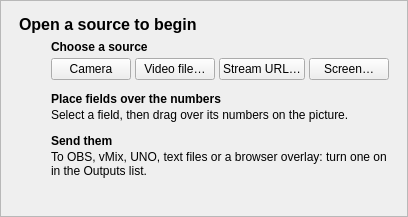
        <widget class="QFrame" name="frame_for_source_view_label">
         <property name="enabled">
          <bool>true</bool>
         </property>
         <property name="sizePolicy">
          <sizepolicy hsizetype="Preferred" vsizetype="Expanding">
           <horstretch>0</horstretch>
           <verstretch>0</verstretch>
          </sizepolicy>
         </property>
         <layout class="QGridLayout" name="gridLayout">
          <property name="sizeConstraint">
           <enum>QLayout::SetMaximumSize</enum>
          </property>
          <property name="leftMargin">
           <number>0</number>
          </property>
          <property name="topMargin">
           <number>0</number>
          </property>
          <property name="rightMargin">
           <number>0</number>
          </property>
          <property name="bottomMargin">
           <number>0</number>
          </property>
          <item row="0" column="0" alignment="Qt::AlignHCenter|Qt::AlignVCenter">
           <widget class="QFrame" name="frame_firstRun">
            <property name="sizePolicy">
             <sizepolicy hsizetype="Preferred" vsizetype="Maximum">
              <horstretch>0</horstretch>
              <verstretch>0</verstretch>
             </sizepolicy>
            </property>
            <property name="maximumSize">
             <size>
              <width>480</width>
              <height>16777215</height>
             </size>
            </property>
            <property name="frameShape">
             <enum>QFrame::StyledPanel</enum>
            </property>
            <layout class="QGridLayout" name="gridLayout_firstRun">
             <property name="leftMargin">
              <number>18</number>
             </property>
             <property name="topMargin">
              <number>14</number>
             </property>
             <property name="rightMargin">
              <number>18</number>
             </property>
             <property name="bottomMargin">
              <number>14</number>
             </property>
             <property name="horizontalSpacing">
              <number>10</number>
             </property>
             <property name="verticalSpacing">
              <number>4</number>
             </property>
             <item row="0" column="0" colspan="2">
              <widget class="QLabel" name="label_12">
               <property name="font">
                <font>
                 <pointsize>12</pointsize>
                 <bold>true</bold>
                </font>
               </property>
               <property name="text">
                <string>Open a source to begin</string>
               </property>
               <property name="wordWrap">
                <bool>true</bool>
               </property>
              </widget>
             </item>
             <item row="1" column="0" alignment="Qt::AlignTop">
              <widget class="QLabel" name="label_firstRunStep1">
               <property name="minimumSize">
                <size>
                 <width>22</width>
                 <height>22</height>
                </size>
               </property>
              </widget>
             </item>
             <item row="1" column="1">
              <widget class="QWidget" name="widget_firstRunSource" native="true">
               <layout class="QVBoxLayout" name="verticalLayout_firstRunSource">
                <property name="spacing">
                 <number>4</number>
                </property>
                <property name="leftMargin">
                 <number>0</number>
                </property>
                <property name="topMargin">
                 <number>2</number>
                </property>
                <property name="rightMargin">
                 <number>0</number>
                </property>
                <property name="bottomMargin">
                 <number>6</number>
                </property>
                <item>
                 <widget class="QLabel" name="label_firstRunSource">
                  <property name="font">
                   <font>
                    <bold>true</bold>
                   </font>
                  </property>
                  <property name="text">
                   <string>Choose a source</string>
                  </property>
                 </widget>
                </item>
                <item>
                 <widget class="QWidget" name="widget_firstRunSourceButtons" native="true">
                  <layout class="QGridLayout" name="gridLayout_firstRunSourceButtons">
                   <property name="horizontalSpacing">
                    <number>4</number>
                   </property>
                   <property name="verticalSpacing">
                    <number>4</number>
                   </property>
                   <property name="leftMargin">
                    <number>0</number>
                   </property>
                   <property name="topMargin">
                    <number>0</number>
                   </property>
                   <property name="rightMargin">
                    <number>0</number>
                   </property>
                   <property name="bottomMargin">
                    <number>0</number>
                   </property>
                   <item row="0" column="0">
                    <widget class="QPushButton" name="pushButton_firstRunCamera">
                     <property name="toolTip">
                      <string>A camera, capture card or NDI source found on this computer or network</string>
                     </property>
                     <property name="text">
                      <string>Camera</string>
                     </property>
                    </widget>
                   </item>
                   <item row="0" column="1">
                    <widget class="QPushButton" name="pushButton_firstRunFile">
                     <property name="text">
                      <string>Video file…</string>
                     </property>
                    </widget>
                   </item>
                   <item row="0" column="2">
                    <widget class="QPushButton" name="pushButton_firstRunUrl">
                     <property name="text">
                      <string>Stream URL…</string>
                     </property>
                    </widget>
                   </item>
                   <item row="0" column="3">
                    <widget class="QPushButton" name="pushButton_firstRunScreen">
                     <property name="text">
                      <string>Screen…</string>
                     </property>
                    </widget>
                   </item>
                   <item row="0" column="4">
                    <spacer name="horizontalSpacer_firstRunSource">
                     <property name="orientation">
                      <enum>Qt::Horizontal</enum>
                     </property>
                     <property name="sizeHint" stdset="0">
                      <size>
                       <width>0</width>
                       <height>20</height>
                      </size>
                     </property>
                    </spacer>
                   </item>
                  </layout>
                 </widget>
                </item>
               </layout>
              </widget>
             </item>
             <item row="2" column="0" alignment="Qt::AlignTop">
              <widget class="QLabel" name="label_firstRunStep2">
               <property name="minimumSize">
                <size>
                 <width>22</width>
                 <height>22</height>
                </size>
               </property>
              </widget>
             </item>
             <item row="2" column="1">
              <widget class="QWidget" name="widget_firstRunBoxes" native="true">
               <layout class="QVBoxLayout" name="verticalLayout_firstRunBoxes">
                <property name="spacing">
                 <number>2</number>
                </property>
                <property name="leftMargin">
                 <number>0</number>
                </property>
                <property name="topMargin">
                 <number>2</number>
                </property>
                <property name="rightMargin">
                 <number>0</number>
                </property>
                <property name="bottomMargin">
                 <number>6</number>
                </property>
                <item>
                 <widget class="QLabel" name="label_firstRunBoxes">
                  <property name="font">
                   <font>
                    <bold>true</bold>
                   </font>
                  </property>
                  <property name="text">
                   <string>Place fields over the numbers</string>
                  </property>
                 </widget>
                </item>
                <item>
                 <widget class="QLabel" name="label_firstRunBoxesHint">
                  <property name="text">
                   <string>Select a field, then drag over its numbers on the picture.</string>
                  </property>
                  <property name="wordWrap">
                   <bool>true</bool>
                  </property>
                 </widget>
                </item>
               </layout>
              </widget>
             </item>
             <item row="3" column="0" alignment="Qt::AlignTop">
              <widget class="QLabel" name="label_firstRunStep3">
               <property name="minimumSize">
                <size>
                 <width>22</width>
                 <height>22</height>
                </size>
               </property>
              </widget>
             </item>
             <item row="3" column="1">
              <widget class="QWidget" name="widget_firstRunOutputs" native="true">
               <layout class="QVBoxLayout" name="verticalLayout_firstRunOutputs">
                <property name="spacing">
                 <number>2</number>
                </property>
                <property name="leftMargin">
                 <number>0</number>
                </property>
                <property name="topMargin">
                 <number>2</number>
                </property>
                <property name="rightMargin">
                 <number>0</number>
                </property>
                <property name="bottomMargin">
                 <number>6</number>
                </property>
                <item>
                 <widget class="QLabel" name="label_firstRunOutputs">
                  <property name="font">
                   <font>
                    <bold>true</bold>
                   </font>
                  </property>
                  <property name="text">
                   <string>Send them</string>
                  </property>
                 </widget>
                </item>
                <item>
                 <widget class="QLabel" name="label_firstRunOutputsHint">
                  <property name="text">
                   <string>To OBS, vMix, UNO, text files or a browser overlay: turn one on in the Outputs list.</string>
                  </property>
                  <property name="wordWrap">
                   <bool>true</bool>
                  </property>
                 </widget>
                </item>
               </layout>
              </widget>
             </item>
             <item row="4" column="0" colspan="2">
              <widget class="QLabel" name="label_firstRunQuickstart">
               <property name="textFormat">
                <enum>Qt::RichText</enum>
               </property>
               <property name="openExternalLinks">
                <bool>true</bool>
               </property>
               <property name="textInteractionFlags">
                <set>Qt::LinksAccessibleByKeyboard|Qt::LinksAccessibleByMouse</set>
               </property>
              </widget>
             </item>
            </layout>
           </widget>
          </item>
         </layout>
        </widget>
